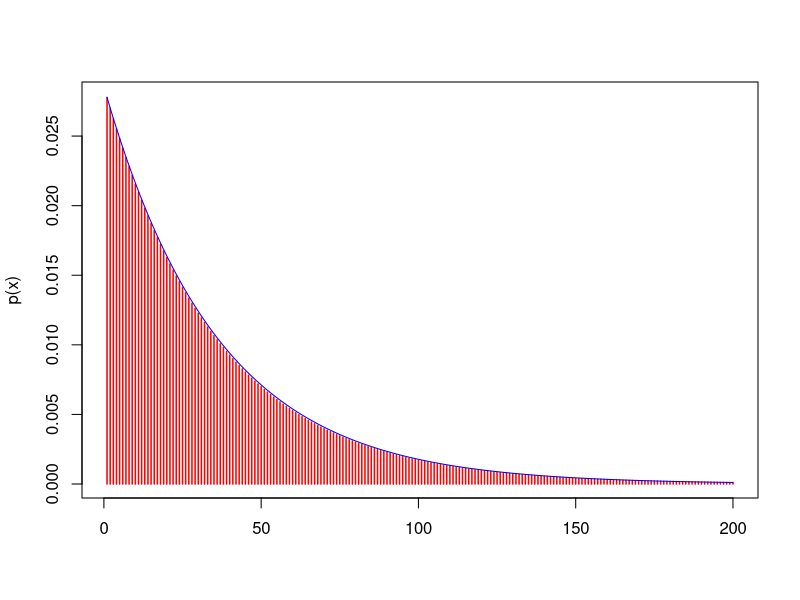
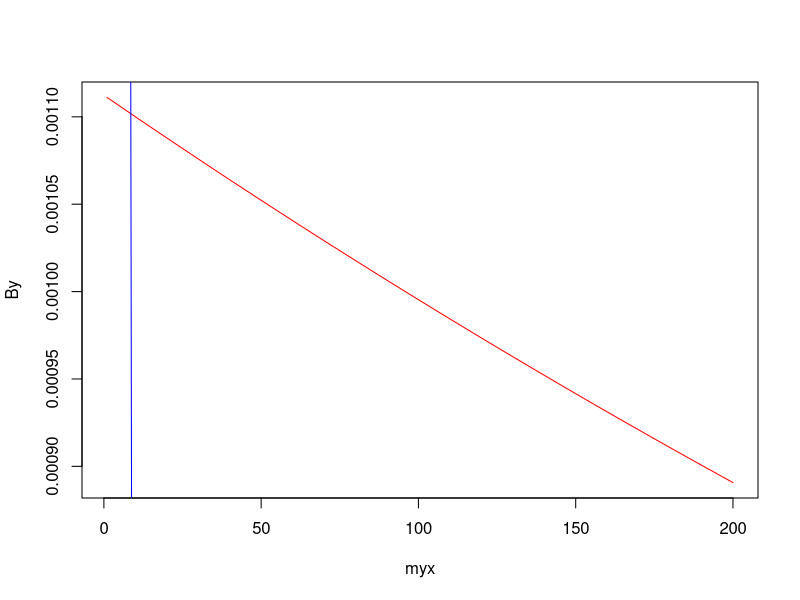
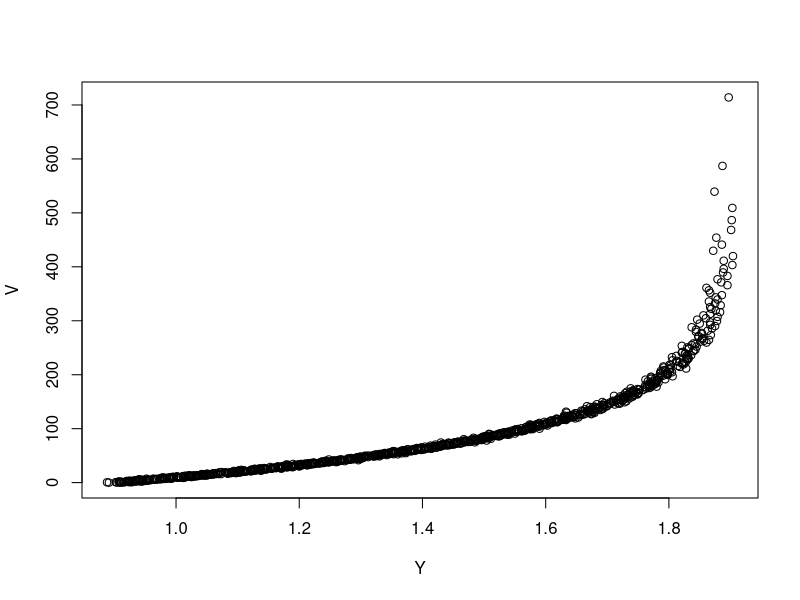

These charts were generated, in order, by the following R code:
# 1 d)
myx = seq(1,200,1)
geomy = dgeom(myx-1, prob=1/36)
plot(myx, geomy, type="h", col="red", lwd=1.5, xlab = "", ylab = "p(x)")

myx = seq(1,200,1)
expoy = dexp(myx-1, rate=1/36)
lines(expoy, co="blue")
#plot(myx, geomy, type="h", col="red", lwd=1.5, xlab = "", ylab = "p(x)")

# 2 b)
myx = seq(1,200,1)
Ay = dexp(myx-1, rate=1/100)
By = dexp(myx-1, rate=1/900)
Zy = dexp(myx-1, rate=1/1000)
Zy = dexp(myx-1, rate=9/10)
plot(myx, By, type="l", col="red")
lines(Zy, co="blue")
lines(Ay, co="green")

# 2 c)
n=10^3
m=10^3
N=n*m
#i
Ax = rexp(N, rate=(1/100))
Bx = rexp(N, rate=(1/900))
#ii
ABx = cbind(Ax,Bx)
U = pmin(Ax, Bx)
Z = 1*(Bx>Ax)
U_output = sort(U, index.return=TRUE)
U_sort = U_output$x
U_idx = U_output$ix
Z_sorted = Z[order(U_idx)]
V = c(1:m)
Y = c(1:m)
for (j in 1:m){
    for (i in 1:n) {
        V[j] = V[j] + U_sort[m*(j-1)+i]
        Y[j] = Y[j] + Z_sorted[m*(j-1)+i]        
    }
    V[j] = (1/m)*V[j]
    Y[j] = (1/m)*Y[j]
}
plot(Y,V)

#plot(c(1:m), V, type="l", col="red")
#lines(Y, col="blue")

#4.5
N=10^4
blodtype = c(0.34,0.408, 0.068, 0.034, 0.06, 0.072, 0.012, 0.0006)
accum_blodtype = 0
n = c(0,0,0,0,0,0,0,0)
p = c(0,0,0,0,0,0,0,0)
X = c(0,0,0,0,0,0,0,0)
size_accum = 0
for (i in 1:8) {
    p[i] = blodtype[i]/(1-accum_blodtype)
    accum_blodtype = accum_blodtype + blodtype[i]
    print(accum_blodtype)
    n[i] = N - size_accum
    size_accum = size_accum + n[i]
    X[i] = rbinom(1, n[i], p[i])    
}
p
